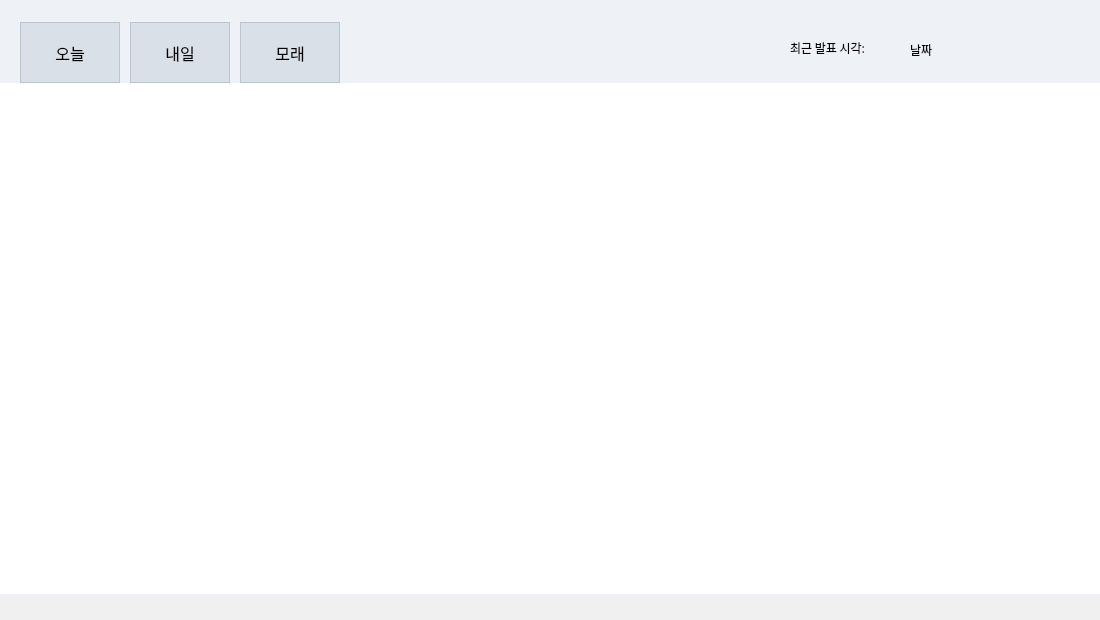
<?xml version="1.0" encoding="UTF-8"?>
<ui version="4.0">
 <class>MainWindow</class>
 <widget class="QMainWindow" name="MainWindow">
  <property name="geometry">
   <rect>
    <x>0</x>
    <y>0</y>
    <width>1100</width>
    <height>620</height>
   </rect>
  </property>
  <property name="minimumSize">
   <size>
    <width>1100</width>
    <height>620</height>
   </size>
  </property>
  <property name="maximumSize">
   <size>
    <width>1100</width>
    <height>620</height>
   </size>
  </property>
  <property name="windowTitle">
   <string>날씨 단기예보</string>
  </property>
  <property name="styleSheet">
   <string notr="true">background-color: rgb(238, 242, 247);</string>
  </property>
  <widget class="QWidget" name="centralwidget">
   <widget class="QWidget" name="verticalLayoutWidget">
    <property name="geometry">
     <rect>
      <x>0</x>
      <y>83</y>
      <width>1100</width>
      <height>511</height>
     </rect>
    </property>
    <layout class="QVBoxLayout" name="verticalLayout">
     <item>
      <widget class="QTableWidget" name="tblWeather">
       <property name="styleSheet">
        <string notr="true">background-color: rgb(255, 255, 255);
border: 2px solid rgb(255, 255, 255);</string>
       </property>
       <property name="editTriggers">
        <set>QAbstractItemView::NoEditTriggers</set>
       </property>
       <property name="selectionBehavior">
        <enum>QAbstractItemView::SelectItems</enum>
       </property>
       <attribute name="horizontalHeaderVisible">
        <bool>true</bool>
       </attribute>
       <attribute name="verticalHeaderStretchLastSection">
        <bool>false</bool>
       </attribute>
      </widget>
     </item>
    </layout>
   </widget>
   <widget class="QLabel" name="label_2">
    <property name="geometry">
     <rect>
      <x>910</x>
      <y>42</y>
      <width>64</width>
      <height>15</height>
     </rect>
    </property>
    <property name="text">
     <string>날짜</string>
    </property>
   </widget>
   <widget class="QPushButton" name="btnToday">
    <property name="geometry">
     <rect>
      <x>20</x>
      <y>22</y>
      <width>100</width>
      <height>61</height>
     </rect>
    </property>
    <property name="font">
     <font>
      <family>나눔고딕</family>
      <pointsize>12</pointsize>
     </font>
    </property>
    <property name="styleSheet">
     <string notr="true">background-color: rgb(218, 224, 232);
border: 1px solid rgb(185, 197, 211);</string>
    </property>
    <property name="text">
     <string>오늘</string>
    </property>
   </widget>
   <widget class="QPushButton" name="btnTomorrow">
    <property name="geometry">
     <rect>
      <x>130</x>
      <y>22</y>
      <width>100</width>
      <height>61</height>
     </rect>
    </property>
    <property name="font">
     <font>
      <family>나눔고딕</family>
      <pointsize>12</pointsize>
     </font>
    </property>
    <property name="styleSheet">
     <string notr="true">background-color: rgb(218, 224, 232);
border: 1px solid rgb(185, 197, 211);</string>
    </property>
    <property name="text">
     <string>내일</string>
    </property>
   </widget>
   <widget class="QLabel" name="label">
    <property name="geometry">
     <rect>
      <x>790</x>
      <y>33</y>
      <width>110</width>
      <height>30</height>
     </rect>
    </property>
    <property name="font">
     <font>
      <family>나눔고딕</family>
     </font>
    </property>
    <property name="text">
     <string>최근 발표 시각:</string>
    </property>
   </widget>
   <widget class="QPushButton" name="btnDAfterT">
    <property name="geometry">
     <rect>
      <x>240</x>
      <y>22</y>
      <width>100</width>
      <height>61</height>
     </rect>
    </property>
    <property name="font">
     <font>
      <family>나눔고딕</family>
      <pointsize>12</pointsize>
     </font>
    </property>
    <property name="styleSheet">
     <string notr="true">background-color: rgb(218, 224, 232);
border: 1px solid rgb(185, 197, 211);</string>
    </property>
    <property name="text">
     <string>모래</string>
    </property>
   </widget>
  </widget>
  <widget class="QStatusBar" name="statusbar">
   <property name="styleSheet">
    <string notr="true">background-color: rgb(240, 240, 240);</string>
   </property>
  </widget>
 </widget>
 <resources/>
 <connections/>
</ui>
